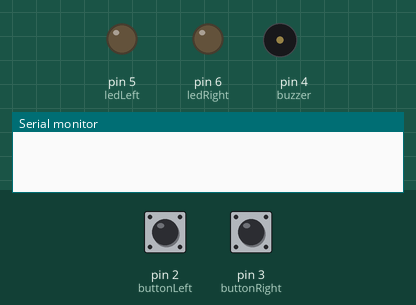
A sketch run on a simulated Arduino Uno, built with avr-gcc and run on an emulated ATmega328P. Shown: output pins drawn as LEDs (lit = HIGH), buzzer (waves = sounding, pin HIGH), the last lines printed to the serial monitor. The inputs (shaded band) are chosen by the test bench; at power-on: pin 2 (buttonLeft) LOW, pin 3 (buttonRight) LOW.

Above: at 1.2 s.
1.3 s: pin 2 (buttonLeft) pulled HIGH for 3.2 s
At 3.0 s:
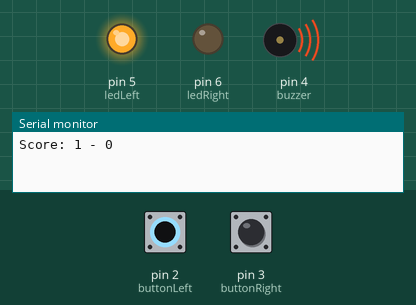
6.8 s: pin 3 (buttonRight) pulled HIGH for 0.15 s
At 7.6 s:
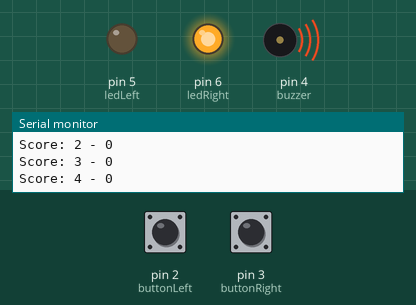
9.3 s: pin 3 (buttonRight) pulled HIGH for 3.2 s
At 13.9 s:
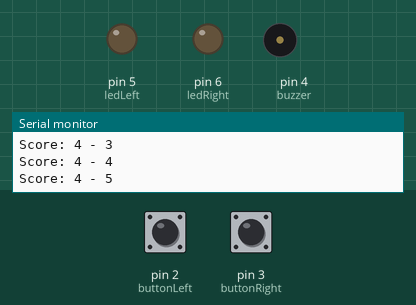
Timing chart, 0 to 15.4 s (numbered marks = the images above; inputs shaded):
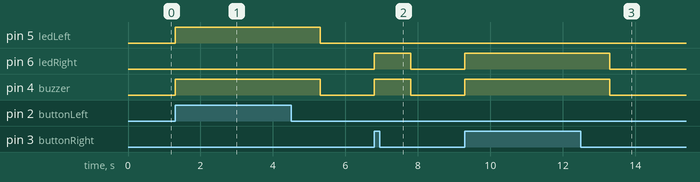

The sketch:

score-counter.ino
```cpp
//Define which pins are used.
#define buttonLeft 2
#define buttonRight 3
#define buzzer 4
#define ledLeft 5
#define ledRight 6

// Initialize the variables that keeps track of the score.
int scoreLeft = 0;
int scoreRight = 0;

void setup() {
   // Initialize serial communication at 9600 bps.
   Serial.begin(9600);

   // Initialize buttons as inputs.
   pinMode(buttonLeft, INPUT);
   pinMode(buttonRight, INPUT);

   // Initialize buzzer and LEDs as outputs.
   pinMode(buzzer, OUTPUT);
   pinMode(ledLeft, OUTPUT);
   pinMode(ledRight, OUTPUT);
}

void playSound() {
   digitalWrite(buzzer, HIGH);
   delay(1000);
   digitalWrite(buzzer, LOW);
}

void blinkLed(int led) {
   digitalWrite(led, HIGH);
   playSound();
   digitalWrite(led, LOW);
}

void printScore() {
   Serial.print("Score: ");
   Serial.print(scoreLeft);
   Serial.print(" - ");
   Serial.println(scoreRight);
}

void loop() {
   // Read the state of the buttons.
   int buttonLeftState = digitalRead(buttonLeft);
   int buttonRightState = digitalRead(buttonRight);

   // Check if the left button is pressed.
   if (buttonLeftState == HIGH) {
      blinkLed(ledLeft);
      scoreLeft++;
      printScore();
   }

   // Check if the right button is pressed.
   if (buttonRightState == HIGH) {
      blinkLed(ledRight);
      scoreRight++;
      printScore();
   }
}
```

Measured:
- after the input at 1.3 s, pin 5 (ledLeft), pin 4 (buzzer): LOW → HIGH at once, → LOW 4.0 s later
- after the input at 6.8 s, pin 6 (ledRight), pin 4 (buzzer): LOW → HIGH at once, → LOW 1.0 s later
- after the input at 9.3 s, pin 6 (ledRight), pin 4 (buzzer): LOW → HIGH at once, → LOW 4.0 s later
